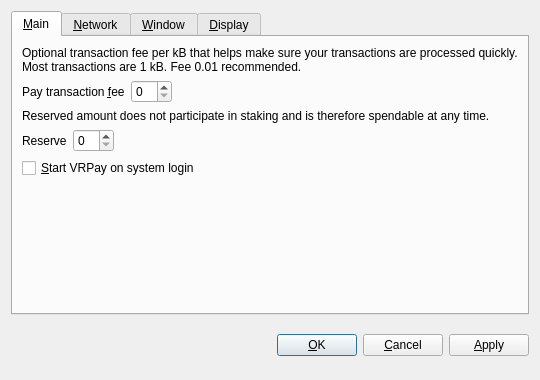
<?xml version="1.0" encoding="UTF-8"?>
<ui version="4.0">
 <class>OptionsDialog</class>
 <widget class="QDialog" name="OptionsDialog">
  <property name="geometry">
   <rect>
    <x>0</x>
    <y>0</y>
    <width>540</width>
    <height>380</height>
   </rect>
  </property>
  <property name="windowTitle">
   <string>Options</string>
  </property>
  <property name="modal">
   <bool>true</bool>
  </property>
  <layout class="QVBoxLayout" name="verticalLayout">
   <item>
    <widget class="QTabWidget" name="tabWidget">
     <property name="tabPosition">
      <enum>QTabWidget::North</enum>
     </property>
     <property name="currentIndex">
      <number>0</number>
     </property>
     <widget class="QWidget" name="tabMain">
      <attribute name="title">
       <string>&amp;Main</string>
      </attribute>
      <layout class="QVBoxLayout" name="verticalLayout_Main">
       <item>
        <widget class="QLabel" name="transactionFeeInfoLabel">
         <property name="text">
          <string>Optional transaction fee per kB that helps make sure your transactions are processed quickly. Most transactions are 1 kB. Fee 0.01 recommended.</string>
         </property>
         <property name="textFormat">
          <enum>Qt::PlainText</enum>
         </property>
         <property name="wordWrap">
          <bool>true</bool>
         </property>
        </widget>
       </item>
       <item>
        <layout class="QHBoxLayout" name="horizontalLayoutFee">
         <item>
          <widget class="QLabel" name="transactionFeeLabel">
           <property name="text">
            <string>Pay transaction &amp;fee</string>
           </property>
           <property name="textFormat">
            <enum>Qt::PlainText</enum>
           </property>
           <property name="buddy">
            <cstring>transactionFee</cstring>
           </property>
          </widget>
         </item>
         <item>
          <widget class="BitcoinAmountField" name="transactionFee"/>
         </item>
         <item>
          <spacer name="horizontalSpacerFee">
           <property name="orientation">
            <enum>Qt::Horizontal</enum>
           </property>
           <property name="sizeHint" stdset="0">
            <size>
             <width>40</width>
             <height>20</height>
            </size>
           </property>
          </spacer>
         </item>
        </layout>
       </item>
       <item>
        <widget class="QLabel" name="reserveBalanceInfoLabel">
         <property name="text">
          <string>Reserved amount does not participate in staking and is therefore spendable at any time.</string>
         </property>
         <property name="textFormat">
          <enum>Qt::PlainText</enum>
         </property>
         <property name="wordWrap">
          <bool>true</bool>
         </property>
        </widget>
       </item>
       <item>
        <layout class="QHBoxLayout" name="horizontalLayoutReserveBalance">
         <item>
          <widget class="QLabel" name="reserveBalanceLabel">
           <property name="text">
            <string>Reserve</string>
           </property>
           <property name="textFormat">
            <enum>Qt::PlainText</enum>
           </property>
           <property name="buddy">
            <cstring>reserveBalance</cstring>
           </property>
          </widget>
         </item>
         <item>
          <widget class="BitcoinAmountField" name="reserveBalance"/>
         </item>
         <item>
          <spacer name="horizontalSpacerReserveBalance">
           <property name="orientation">
            <enum>Qt::Horizontal</enum>
           </property>
           <property name="sizeHint" stdset="0">
            <size>
             <width>40</width>
             <height>20</height>
            </size>
           </property>
          </spacer>
         </item>
        </layout>
       </item>
       <item>
        <widget class="QCheckBox" name="bitcoinAtStartup">
         <property name="toolTip">
          <string>Automatically start VRPay after logging in to the system.</string>
         </property>
         <property name="text">
          <string>&amp;Start VRPay on system login</string>
         </property>
        </widget>
       </item>
       <item>
        <spacer name="verticalSpacer_Main">
         <property name="orientation">
          <enum>Qt::Vertical</enum>
         </property>
         <property name="sizeHint" stdset="0">
          <size>
           <width>20</width>
           <height>40</height>
          </size>
         </property>
        </spacer>
       </item>
      </layout>
     </widget>
     <widget class="QWidget" name="tabNetwork">
      <attribute name="title">
       <string>&amp;Network</string>
      </attribute>
      <layout class="QVBoxLayout" name="verticalLayout_Network">
       <item>
        <widget class="QCheckBox" name="mapPortUpnp">
         <property name="toolTip">
          <string>Automatically open the VRPay client port on the router. This only works when your router supports UPnP and it is enabled.</string>
         </property>
         <property name="text">
          <string>Map port using &amp;UPnP</string>
         </property>
        </widget>
       </item>
       <item>
        <widget class="QCheckBox" name="connectSocks">
         <property name="toolTip">
          <string>Connect to the VRPay network through a SOCKS proxy (e.g. when connecting through Tor).</string>
         </property>
         <property name="text">
          <string>&amp;Connect through SOCKS proxy:</string>
         </property>
        </widget>
       </item>
       <item>
        <layout class="QHBoxLayout" name="horizontalLayout_Network">
         <item>
          <widget class="QLabel" name="proxyIpLabel">
           <property name="text">
            <string>Proxy &amp;IP:</string>
           </property>
           <property name="textFormat">
            <enum>Qt::PlainText</enum>
           </property>
           <property name="buddy">
            <cstring>proxyIp</cstring>
           </property>
          </widget>
         </item>
         <item>
          <widget class="QValidatedLineEdit" name="proxyIp">
           <property name="maximumSize">
            <size>
             <width>140</width>
             <height>16777215</height>
            </size>
           </property>
           <property name="toolTip">
            <string>IP address of the proxy (e.g. 127.0.0.1)</string>
           </property>
          </widget>
         </item>
         <item>
          <widget class="QLabel" name="proxyPortLabel">
           <property name="text">
            <string>&amp;Port:</string>
           </property>
           <property name="textFormat">
            <enum>Qt::PlainText</enum>
           </property>
           <property name="buddy">
            <cstring>proxyPort</cstring>
           </property>
          </widget>
         </item>
         <item>
          <widget class="QLineEdit" name="proxyPort">
           <property name="maximumSize">
            <size>
             <width>55</width>
             <height>16777215</height>
            </size>
           </property>
           <property name="toolTip">
            <string>Port of the proxy (e.g. 9050)</string>
           </property>
          </widget>
         </item>
         <item>
          <widget class="QLabel" name="socksVersionLabel">
           <property name="text">
            <string>SOCKS &amp;Version:</string>
           </property>
           <property name="textFormat">
            <enum>Qt::PlainText</enum>
           </property>
           <property name="buddy">
            <cstring>socksVersion</cstring>
           </property>
          </widget>
         </item>
         <item>
          <widget class="QValueComboBox" name="socksVersion">
           <property name="toolTip">
            <string>SOCKS version of the proxy (e.g. 5)</string>
           </property>
          </widget>
         </item>
         <item>
          <spacer name="horizontalSpacer_Network">
           <property name="orientation">
            <enum>Qt::Horizontal</enum>
           </property>
           <property name="sizeHint" stdset="0">
            <size>
             <width>40</width>
             <height>20</height>
            </size>
           </property>
          </spacer>
         </item>
        </layout>
       </item>
       <item>
        <spacer name="verticalSpacer_Network">
         <property name="orientation">
          <enum>Qt::Vertical</enum>
         </property>
         <property name="sizeHint" stdset="0">
          <size>
           <width>20</width>
           <height>40</height>
          </size>
         </property>
        </spacer>
       </item>
      </layout>
     </widget>
     <widget class="QWidget" name="tabWindow">
      <attribute name="title">
       <string>&amp;Window</string>
      </attribute>
      <layout class="QVBoxLayout" name="verticalLayout_Window">
       <item>
        <widget class="QCheckBox" name="minimizeToTray">
         <property name="toolTip">
          <string>Show only a tray icon after minimizing the window.</string>
         </property>
         <property name="text">
          <string>&amp;Minimize to the tray instead of the taskbar</string>
         </property>
        </widget>
       </item>
       <item>
        <widget class="QCheckBox" name="minimizeOnClose">
         <property name="toolTip">
          <string>Minimize instead of exit the application when the window is closed. When this option is enabled, the application will be closed only after selecting Quit in the menu.</string>
         </property>
         <property name="text">
          <string>M&amp;inimize on close</string>
         </property>
        </widget>
       </item>
       <item>
        <spacer name="verticalSpacer_Window">
         <property name="orientation">
          <enum>Qt::Vertical</enum>
         </property>
         <property name="sizeHint" stdset="0">
          <size>
           <width>20</width>
           <height>40</height>
          </size>
         </property>
        </spacer>
       </item>
      </layout>
     </widget>
     <widget class="QWidget" name="tabDisplay">
      <attribute name="title">
       <string>&amp;Display</string>
      </attribute>
      <layout class="QVBoxLayout" name="verticalLayout_Display">
       <item>
        <layout class="QHBoxLayout" name="horizontalLayout_1_Display">
         <item>
          <widget class="QLabel" name="langLabel">
           <property name="text">
            <string>User Interface &amp;language:</string>
           </property>
           <property name="textFormat">
            <enum>Qt::PlainText</enum>
           </property>
           <property name="buddy">
            <cstring>lang</cstring>
           </property>
          </widget>
         </item>
         <item>
          <widget class="QValueComboBox" name="lang">
           <property name="toolTip">
            <string>The user interface language can be set here. This setting will take effect after restarting VRPay.</string>
           </property>
          </widget>
         </item>
        </layout>
       </item>
       <item>
        <layout class="QHBoxLayout" name="horizontalLayout_2_Display">
         <item>
          <widget class="QLabel" name="unitLabel">
           <property name="text">
            <string>&amp;Unit to show amounts in:</string>
           </property>
           <property name="textFormat">
            <enum>Qt::PlainText</enum>
           </property>
           <property name="buddy">
            <cstring>unit</cstring>
           </property>
          </widget>
         </item>
         <item>
          <widget class="QValueComboBox" name="unit">
           <property name="toolTip">
            <string>Choose the default subdivision unit to show in the interface and when sending coins.</string>
           </property>
          </widget>
         </item>
        </layout>
       </item>
       <item>
        <widget class="QCheckBox" name="displayAddresses">
         <property name="toolTip">
          <string>Whether to show VRPay addresses in the transaction list or not.</string>
         </property>
         <property name="text">
          <string>&amp;Display addresses in transaction list</string>
         </property>
        </widget>
       </item>
       <item>
        <widget class="QCheckBox" name="coinControlFeatures">
         <property name="toolTip">
          <string>Whether to show coin control features or not.</string>
         </property>
         <property name="text">
          <string>Display coin &amp;control features (experts only!)</string>
         </property>
        </widget>
       </item>
       <item>
        <spacer name="verticalSpacer_Display">
         <property name="orientation">
          <enum>Qt::Vertical</enum>
         </property>
         <property name="sizeHint" stdset="0">
          <size>
           <width>20</width>
           <height>40</height>
          </size>
         </property>
        </spacer>
       </item>
      </layout>
     </widget>
    </widget>
   </item>
   <item>
    <layout class="QHBoxLayout" name="horizontalLayout_Buttons">
     <item>
      <spacer name="horizontalSpacer_1">
       <property name="orientation">
        <enum>Qt::Horizontal</enum>
       </property>
       <property name="sizeHint" stdset="0">
        <size>
         <width>40</width>
         <height>48</height>
        </size>
       </property>
      </spacer>
     </item>
     <item>
      <widget class="QLabel" name="statusLabel">
       <property name="font">
        <font>
         <weight>75</weight>
         <bold>true</bold>
        </font>
       </property>
       <property name="text">
        <string/>
       </property>
       <property name="textFormat">
        <enum>Qt::PlainText</enum>
       </property>
       <property name="wordWrap">
        <bool>true</bool>
       </property>
      </widget>
     </item>
     <item>
      <spacer name="horizontalSpacer_2">
       <property name="orientation">
        <enum>Qt::Horizontal</enum>
       </property>
       <property name="sizeHint" stdset="0">
        <size>
         <width>40</width>
         <height>48</height>
        </size>
       </property>
      </spacer>
     </item>
     <item>
      <widget class="QPushButton" name="okButton">
       <property name="text">
        <string>&amp;OK</string>
       </property>
      </widget>
     </item>
     <item>
      <widget class="QPushButton" name="cancelButton">
       <property name="text">
        <string>&amp;Cancel</string>
       </property>
       <property name="autoDefault">
        <bool>false</bool>
       </property>
      </widget>
     </item>
     <item>
      <widget class="QPushButton" name="applyButton">
       <property name="text">
        <string>&amp;Apply</string>
       </property>
       <property name="autoDefault">
        <bool>false</bool>
       </property>
      </widget>
     </item>
    </layout>
   </item>
  </layout>
 </widget>
 <customwidgets>
  <customwidget>
   <class>BitcoinAmountField</class>
   <extends>QSpinBox</extends>
   <header>bitcoinamountfield.h</header>
  </customwidget>
  <customwidget>
   <class>QValueComboBox</class>
   <extends>QComboBox</extends>
   <header>qvaluecombobox.h</header>
  </customwidget>
  <customwidget>
   <class>QValidatedLineEdit</class>
   <extends>QLineEdit</extends>
   <header>qvalidatedlineedit.h</header>
  </customwidget>
 </customwidgets>
 <resources/>
 <connections/>
</ui>
